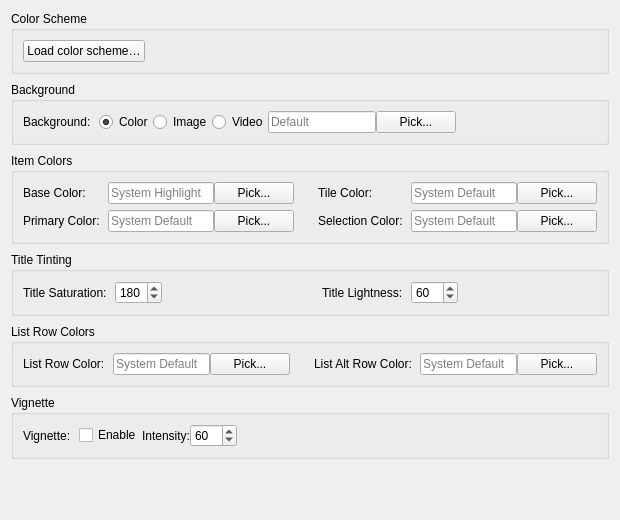
<?xml version="1.0" encoding="UTF-8"?>
<ui version="4.0">
 <class>AppearanceColorsPanel</class>
 <widget class="QWidget" name="AppearanceColorsPanel">
  <property name="geometry">
   <rect>
    <x>0</x>
    <y>0</y>
    <width>620</width>
    <height>520</height>
   </rect>
  </property>
  <layout class="QVBoxLayout" name="appearanceColorsSubTabLayout">
   <property name="spacing"><number>8</number></property>
   <item>
    <widget class="QGroupBox" name="appearanceColorSchemeGroupBox">
     <property name="title"><string>Color Scheme</string></property>
     <layout class="QHBoxLayout" name="appearanceColorSchemeLayout">
      <item>
       <widget class="QPushButton" name="loadColorSchemeButton">
        <property name="text"><string>Load color scheme…</string></property>
        <property name="toolTip"><string>Apply the colors from a bundled or KDE Plasma color scheme. Only the per-collection color fields and the global title base color are touched — vignette, blur, parallax, and fonts are left as-is.</string></property>
       </widget>
      </item>
      <item>
       <spacer name="appearanceColorSchemeSpacer">
        <property name="orientation"><enum>Qt::Orientation::Horizontal</enum></property>
        <property name="sizeHint" stdset="0"><size><width>0</width><height>0</height></size></property>
       </spacer>
      </item>
     </layout>
    </widget>
   </item>
   <item>
    <widget class="QGroupBox" name="appearanceBackgroundGroupBox">
     <property name="title"><string>Background</string></property>
     <layout class="QFormLayout" name="appearanceBackgroundFormLayout">
      <property name="horizontalSpacing"><number>8</number></property>
      <property name="verticalSpacing"><number>6</number></property>
      <property name="fieldGrowthPolicy"><enum>QFormLayout::FieldGrowthPolicy::FieldsStayAtSizeHint</enum></property>
      <item row="0" column="0">
       <widget class="QLabel" name="label_background">
        <property name="text"><string>Background:</string></property>
       </widget>
      </item>
      <item row="0" column="1">
       <layout class="QHBoxLayout" name="backgroundLayout">
        <item>
         <widget class="QRadioButton" name="backgroundColorRadio">
          <property name="text"><string>Color</string></property>
          <property name="checked"><bool>true</bool></property>
         </widget>
        </item>
        <item>
         <widget class="QRadioButton" name="backgroundImageRadio">
          <property name="text"><string>Image</string></property>
         </widget>
        </item>
        <item>
         <widget class="QRadioButton" name="backgroundVideoRadio">
          <property name="text"><string>Video</string></property>
          <property name="toolTip"><string>Looping muted video as background</string></property>
         </widget>
        </item>
        <item>
         <widget class="QLineEdit" name="backgroundValueEdit">
          <property name="toolTip"><string>Background color (hex format like #FF5500), image path, or video path</string></property>
          <property name="placeholderText"><string>Default</string></property>
         </widget>
        </item>
        <item>
         <widget class="QPushButton" name="browseBackgroundButton">
          <property name="text"><string>Pick...</string></property>
          <property name="toolTip"><string>Select background color or image</string></property>
         </widget>
        </item>
       </layout>
      </item>
     </layout>
    </widget>
   </item>
   <item>
    <widget class="QGroupBox" name="appearancePaletteGroupBox">
     <property name="title"><string>Item Colors</string></property>
     <!-- Two-column section: two equal-width column wrappers side by side. -->
     <layout class="QHBoxLayout" name="appearancePaletteRowLayout">
      <property name="spacing"><number>24</number></property>
      <item>
       <widget class="QWidget" name="appearancePaletteColLeft" native="true">
        <property name="sizePolicy">
         <sizepolicy hsizetype="Expanding" vsizetype="Preferred"><horstretch>0</horstretch><verstretch>0</verstretch></sizepolicy>
        </property>
        <layout class="QFormLayout" name="appearancePaletteFormLeft">
         <property name="formAlignment"><set>Qt::AlignmentFlag::AlignLeft|Qt::AlignmentFlag::AlignTop</set></property>
         <property name="horizontalSpacing"><number>8</number></property>
         <property name="verticalSpacing"><number>6</number></property>
         <property name="leftMargin"><number>0</number></property>
         <property name="topMargin"><number>0</number></property>
         <property name="rightMargin"><number>0</number></property>
         <property name="bottomMargin"><number>0</number></property>
         <property name="fieldGrowthPolicy"><enum>QFormLayout::FieldGrowthPolicy::FieldsStayAtSizeHint</enum></property>
         <item row="0" column="0"><widget class="QLabel" name="label_baseColor"><property name="text"><string>Base Color:</string></property></widget></item>
         <item row="0" column="1">
          <layout class="QHBoxLayout" name="baseColorLayout">
           <item><widget class="QLineEdit" name="baseColorEdit"><property name="toolTip"><string>Base color for title text (hex format like #FF5500, leave empty for system highlight)</string></property><property name="placeholderText"><string>System Highlight</string></property></widget></item>
           <item><widget class="QPushButton" name="browseColorButton"><property name="text"><string>Pick...</string></property><property name="toolTip"><string>Select a base color</string></property></widget></item>
          </layout>
         </item>
         <item row="1" column="0"><widget class="QLabel" name="label_primaryColor"><property name="text"><string>Primary Color:</string></property></widget></item>
         <item row="1" column="1">
          <layout class="QHBoxLayout" name="primaryColorLayout">
           <item><widget class="QLineEdit" name="primaryColorEdit"><property name="toolTip"><string>Primary UI color for toolbar and menubar (hex format like #FF5500)</string></property><property name="placeholderText"><string>System Default</string></property></widget></item>
           <item><widget class="QPushButton" name="browsePrimaryColorButton"><property name="text"><string>Pick...</string></property><property name="toolTip"><string>Select primary UI color</string></property></widget></item>
          </layout>
         </item>
        </layout>
       </widget>
      </item>
      <item>
       <widget class="QWidget" name="appearancePaletteColRight" native="true">
        <property name="sizePolicy">
         <sizepolicy hsizetype="Expanding" vsizetype="Preferred"><horstretch>0</horstretch><verstretch>0</verstretch></sizepolicy>
        </property>
        <layout class="QFormLayout" name="appearancePaletteFormRight">
         <property name="formAlignment"><set>Qt::AlignmentFlag::AlignLeft|Qt::AlignmentFlag::AlignTop</set></property>
         <property name="horizontalSpacing"><number>8</number></property>
         <property name="verticalSpacing"><number>6</number></property>
         <property name="leftMargin"><number>0</number></property>
         <property name="topMargin"><number>0</number></property>
         <property name="rightMargin"><number>0</number></property>
         <property name="bottomMargin"><number>0</number></property>
         <property name="fieldGrowthPolicy"><enum>QFormLayout::FieldGrowthPolicy::FieldsStayAtSizeHint</enum></property>
         <item row="0" column="0"><widget class="QLabel" name="label_tileColor"><property name="text"><string>Tile Color:</string></property></widget></item>
         <item row="0" column="1">
          <layout class="QHBoxLayout" name="tileColorLayout">
           <item><widget class="QLineEdit" name="tileColorEdit"><property name="toolTip"><string>Color for item tiles and placeholders (hex format like #FF5500)</string></property><property name="placeholderText"><string>System Default</string></property></widget></item>
           <item><widget class="QPushButton" name="browseTileColorButton"><property name="text"><string>Pick...</string></property><property name="toolTip"><string>Select tile color</string></property></widget></item>
          </layout>
         </item>
         <item row="1" column="0"><widget class="QLabel" name="label_selectionColor"><property name="text"><string>Selection Color:</string></property></widget></item>
         <item row="1" column="1">
          <layout class="QHBoxLayout" name="selectionColorLayout">
           <item><widget class="QLineEdit" name="selectionColorEdit"><property name="toolTip"><string>Color for selection rectangle and glide animation border (hex format like #FF5500)</string></property><property name="placeholderText"><string>System Default</string></property></widget></item>
           <item><widget class="QPushButton" name="browseSelectionColorButton"><property name="text"><string>Pick...</string></property><property name="toolTip"><string>Select selection color</string></property></widget></item>
          </layout>
         </item>
        </layout>
       </widget>
      </item>
     </layout>
    </widget>
   </item>
   <item>
    <widget class="QGroupBox" name="appearanceTitleTintGroupBox">
     <property name="title"><string>Title Tinting</string></property>
     <!-- Two-column section: two equal-width column wrappers side by side. -->
     <layout class="QHBoxLayout" name="appearanceTitleTintRowLayout">
      <property name="spacing"><number>24</number></property>
      <item>
       <widget class="QWidget" name="appearanceTitleTintColLeft" native="true">
        <property name="sizePolicy">
         <sizepolicy hsizetype="Expanding" vsizetype="Preferred"><horstretch>0</horstretch><verstretch>0</verstretch></sizepolicy>
        </property>
        <layout class="QFormLayout" name="appearanceTitleTintFormLeft">
         <property name="formAlignment"><set>Qt::AlignmentFlag::AlignLeft|Qt::AlignmentFlag::AlignTop</set></property>
         <property name="horizontalSpacing"><number>8</number></property>
         <property name="verticalSpacing"><number>6</number></property>
         <property name="leftMargin"><number>0</number></property>
         <property name="topMargin"><number>0</number></property>
         <property name="rightMargin"><number>0</number></property>
         <property name="bottomMargin"><number>0</number></property>
         <property name="fieldGrowthPolicy"><enum>QFormLayout::FieldGrowthPolicy::FieldsStayAtSizeHint</enum></property>
         <item row="0" column="0"><widget class="QLabel" name="label_textAppearance"><property name="text"><string>Title Saturation:</string></property></widget></item>
         <item row="0" column="1"><widget class="QSpinBox" name="titleSaturationSpinBox"><property name="maximumWidth"><number>100</number></property><property name="toolTip"><string>Title text color saturation (0-255)</string></property><property name="minimum"><number>0</number></property><property name="maximum"><number>255</number></property><property name="value"><number>180</number></property></widget></item>
        </layout>
       </widget>
      </item>
      <item>
       <widget class="QWidget" name="appearanceTitleTintColRight" native="true">
        <property name="sizePolicy">
         <sizepolicy hsizetype="Expanding" vsizetype="Preferred"><horstretch>0</horstretch><verstretch>0</verstretch></sizepolicy>
        </property>
        <layout class="QFormLayout" name="appearanceTitleTintFormRight">
         <property name="formAlignment"><set>Qt::AlignmentFlag::AlignLeft|Qt::AlignmentFlag::AlignTop</set></property>
         <property name="horizontalSpacing"><number>8</number></property>
         <property name="verticalSpacing"><number>6</number></property>
         <property name="leftMargin"><number>0</number></property>
         <property name="topMargin"><number>0</number></property>
         <property name="rightMargin"><number>0</number></property>
         <property name="bottomMargin"><number>0</number></property>
         <property name="fieldGrowthPolicy"><enum>QFormLayout::FieldGrowthPolicy::FieldsStayAtSizeHint</enum></property>
         <item row="0" column="0"><widget class="QLabel" name="label_titleLightness"><property name="text"><string>Title Lightness:</string></property></widget></item>
         <item row="0" column="1"><widget class="QSpinBox" name="titleLightnessSpinBox"><property name="maximumWidth"><number>100</number></property><property name="toolTip"><string>Title text color lightness (0-255, lower is darker)</string></property><property name="minimum"><number>0</number></property><property name="maximum"><number>255</number></property><property name="value"><number>60</number></property></widget></item>
        </layout>
       </widget>
      </item>
     </layout>
    </widget>
   </item>
   <item>
    <widget class="QGroupBox" name="appearanceListRowsGroupBox">
     <property name="title"><string>List Row Colors</string></property>
     <!-- Two-column section: two equal-width column wrappers side by side. -->
     <layout class="QHBoxLayout" name="appearanceListRowsRowLayout">
      <property name="spacing"><number>24</number></property>
      <item>
       <widget class="QWidget" name="appearanceListRowsColLeft" native="true">
        <property name="sizePolicy">
         <sizepolicy hsizetype="Expanding" vsizetype="Preferred"><horstretch>0</horstretch><verstretch>0</verstretch></sizepolicy>
        </property>
        <layout class="QFormLayout" name="appearanceListRowsFormLeft">
         <property name="formAlignment"><set>Qt::AlignmentFlag::AlignLeft|Qt::AlignmentFlag::AlignTop</set></property>
         <property name="horizontalSpacing"><number>8</number></property>
         <property name="verticalSpacing"><number>6</number></property>
         <property name="leftMargin"><number>0</number></property>
         <property name="topMargin"><number>0</number></property>
         <property name="rightMargin"><number>0</number></property>
         <property name="bottomMargin"><number>0</number></property>
         <property name="fieldGrowthPolicy"><enum>QFormLayout::FieldGrowthPolicy::FieldsStayAtSizeHint</enum></property>
         <item row="0" column="0"><widget class="QLabel" name="label_listRowColor"><property name="text"><string>List Row Color:</string></property></widget></item>
         <item row="0" column="1">
          <layout class="QHBoxLayout" name="listRowColorLayout">
           <item><widget class="QLineEdit" name="listRowColorEdit"><property name="toolTip"><string>Primary row background color (hex format like #FF5500)</string></property><property name="placeholderText"><string>System Default</string></property></widget></item>
           <item><widget class="QPushButton" name="browseListRowColorButton"><property name="text"><string>Pick...</string></property><property name="toolTip"><string>Select row color</string></property></widget></item>
          </layout>
         </item>
        </layout>
       </widget>
      </item>
      <item>
       <widget class="QWidget" name="appearanceListRowsColRight" native="true">
        <property name="sizePolicy">
         <sizepolicy hsizetype="Expanding" vsizetype="Preferred"><horstretch>0</horstretch><verstretch>0</verstretch></sizepolicy>
        </property>
        <layout class="QFormLayout" name="appearanceListRowsFormRight">
         <property name="formAlignment"><set>Qt::AlignmentFlag::AlignLeft|Qt::AlignmentFlag::AlignTop</set></property>
         <property name="horizontalSpacing"><number>8</number></property>
         <property name="verticalSpacing"><number>6</number></property>
         <property name="leftMargin"><number>0</number></property>
         <property name="topMargin"><number>0</number></property>
         <property name="rightMargin"><number>0</number></property>
         <property name="bottomMargin"><number>0</number></property>
         <property name="fieldGrowthPolicy"><enum>QFormLayout::FieldGrowthPolicy::FieldsStayAtSizeHint</enum></property>
         <item row="0" column="0"><widget class="QLabel" name="label_listAltRowColor"><property name="text"><string>List Alt Row Color:</string></property></widget></item>
         <item row="0" column="1">
          <layout class="QHBoxLayout" name="listAltRowColorLayout">
           <item><widget class="QLineEdit" name="listAltRowColorEdit"><property name="toolTip"><string>Alternate row background color (hex format like #FF5500)</string></property><property name="placeholderText"><string>System Default</string></property></widget></item>
           <item><widget class="QPushButton" name="browseListAltRowColorButton"><property name="text"><string>Pick...</string></property><property name="toolTip"><string>Select alternate row color</string></property></widget></item>
          </layout>
         </item>
        </layout>
       </widget>
      </item>
     </layout>
    </widget>
   </item>
   <item>
    <widget class="QGroupBox" name="appearanceVignetteGroupBox">
     <property name="title"><string>Vignette</string></property>
     <layout class="QFormLayout" name="appearanceVignetteFormLayout">
      <property name="horizontalSpacing"><number>8</number></property>
      <property name="verticalSpacing"><number>6</number></property>
      <property name="fieldGrowthPolicy"><enum>QFormLayout::FieldGrowthPolicy::FieldsStayAtSizeHint</enum></property>
      <item row="0" column="0">
       <widget class="QLabel" name="label_vignette">
        <property name="text"><string>Vignette:</string></property>
       </widget>
      </item>
      <item row="0" column="1">
       <layout class="QHBoxLayout" name="vignetteLayout">
        <item>
         <widget class="QCheckBox" name="vignetteEnabledCheckBox">
          <property name="text"><string>Enable</string></property>
          <property name="toolTip"><string>Darken the corners of the items area to make titles pop over busy backgrounds</string></property>
         </widget>
        </item>
        <item>
         <widget class="QLabel" name="label_vignetteIntensity">
          <property name="text"><string>Intensity:</string></property>
         </widget>
        </item>
        <item>
         <widget class="QSpinBox" name="vignetteIntensitySpinBox">
          <property name="maximumWidth"><number>100</number></property>
          <property name="toolTip"><string>Corner darkness 0-100 (0 = no effect, 100 = pitch black at the corners)</string></property>
          <property name="minimum"><number>0</number></property>
          <property name="maximum"><number>100</number></property>
          <property name="value"><number>60</number></property>
         </widget>
        </item>
       </layout>
      </item>
     </layout>
    </widget>
   </item>
   <item>
    <spacer name="appearanceColorsVerticalSpacer">
     <property name="orientation"><enum>Qt::Orientation::Vertical</enum></property>
     <property name="sizeHint" stdset="0">
      <size><width>20</width><height>4</height></size>
     </property>
    </spacer>
   </item>
  </layout>
 </widget>
 <resources/>
 <connections/>
</ui>
